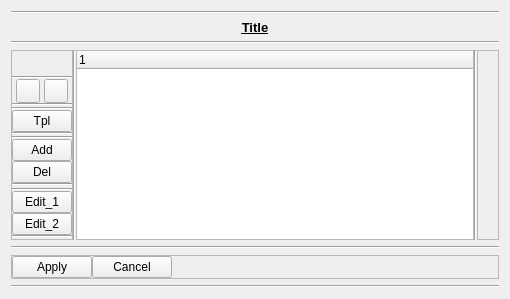
<?xml version="1.0" encoding="UTF-8"?>
<ui version="4.0">
 <class>wg_basicTree</class>
 <widget class="QWidget" name="wg_basicTree">
  <property name="geometry">
   <rect>
    <x>0</x>
    <y>0</y>
    <width>510</width>
    <height>299</height>
   </rect>
  </property>
  <property name="windowTitle">
   <string>Basic Tree</string>
  </property>
  <layout class="QGridLayout" name="gridLayout">
   <item row="5" column="0">
    <widget class="QFrame" name="qf_apply">
     <property name="frameShape">
      <enum>QFrame::StyledPanel</enum>
     </property>
     <layout class="QHBoxLayout" name="hl_apply">
      <property name="spacing">
       <number>0</number>
      </property>
      <property name="margin">
       <number>0</number>
      </property>
      <item>
       <widget class="QPushButton" name="pb_apply">
        <property name="maximumSize">
         <size>
          <width>16777215</width>
          <height>16777215</height>
         </size>
        </property>
        <property name="text">
         <string>Apply</string>
        </property>
        <property name="iconSize">
         <size>
          <width>16</width>
          <height>16</height>
         </size>
        </property>
        <property name="autoDefault">
         <bool>false</bool>
        </property>
        <property name="flat">
         <bool>false</bool>
        </property>
       </widget>
      </item>
      <item>
       <widget class="QPushButton" name="pb_cancel">
        <property name="maximumSize">
         <size>
          <width>16777215</width>
          <height>16777215</height>
         </size>
        </property>
        <property name="text">
         <string>Cancel</string>
        </property>
        <property name="iconSize">
         <size>
          <width>16</width>
          <height>16</height>
         </size>
        </property>
        <property name="autoDefault">
         <bool>false</bool>
        </property>
        <property name="flat">
         <bool>false</bool>
        </property>
       </widget>
      </item>
      <item>
       <spacer name="horizontalSpacer_3">
        <property name="orientation">
         <enum>Qt::Horizontal</enum>
        </property>
        <property name="sizeHint" stdset="0">
         <size>
          <width>40</width>
          <height>20</height>
         </size>
        </property>
       </spacer>
      </item>
     </layout>
    </widget>
   </item>
   <item row="2" column="0">
    <widget class="Line" name="line">
     <property name="orientation">
      <enum>Qt::Horizontal</enum>
     </property>
    </widget>
   </item>
   <item row="3" column="0">
    <layout class="QHBoxLayout" name="hl_tree">
     <property name="spacing">
      <number>0</number>
     </property>
     <item>
      <widget class="QFrame" name="qf_treeEdit_L">
       <property name="sizePolicy">
        <sizepolicy hsizetype="Preferred" vsizetype="Preferred">
         <horstretch>0</horstretch>
         <verstretch>0</verstretch>
        </sizepolicy>
       </property>
       <property name="frameShape">
        <enum>QFrame::StyledPanel</enum>
       </property>
       <layout class="QVBoxLayout" name="vl_treeEdit_L">
        <property name="spacing">
         <number>0</number>
        </property>
        <property name="leftMargin">
         <number>0</number>
        </property>
        <property name="topMargin">
         <number>25</number>
        </property>
        <property name="rightMargin">
         <number>0</number>
        </property>
        <property name="bottomMargin">
         <number>0</number>
        </property>
        <item>
         <widget class="Line" name="line_11">
          <property name="orientation">
           <enum>Qt::Horizontal</enum>
          </property>
         </widget>
        </item>
        <item>
         <widget class="QFrame" name="qf_moveItem">
          <property name="frameShape">
           <enum>QFrame::NoFrame</enum>
          </property>
          <property name="lineWidth">
           <number>0</number>
          </property>
          <layout class="QHBoxLayout" name="hl_moveItem">
           <property name="spacing">
            <number>0</number>
           </property>
           <property name="margin">
            <number>0</number>
           </property>
           <item>
            <widget class="QPushButton" name="pb_itemUp">
             <property name="minimumSize">
              <size>
               <width>24</width>
               <height>24</height>
              </size>
             </property>
             <property name="maximumSize">
              <size>
               <width>24</width>
               <height>24</height>
              </size>
             </property>
             <property name="text">
              <string/>
             </property>
             <property name="iconSize">
              <size>
               <width>16</width>
               <height>16</height>
              </size>
             </property>
             <property name="autoDefault">
              <bool>false</bool>
             </property>
             <property name="flat">
              <bool>false</bool>
             </property>
            </widget>
           </item>
           <item>
            <widget class="QPushButton" name="pb_itemDn">
             <property name="minimumSize">
              <size>
               <width>24</width>
               <height>24</height>
              </size>
             </property>
             <property name="maximumSize">
              <size>
               <width>24</width>
               <height>24</height>
              </size>
             </property>
             <property name="text">
              <string/>
             </property>
             <property name="iconSize">
              <size>
               <width>16</width>
               <height>16</height>
              </size>
             </property>
             <property name="autoDefault">
              <bool>false</bool>
             </property>
             <property name="flat">
              <bool>false</bool>
             </property>
            </widget>
           </item>
          </layout>
         </widget>
        </item>
        <item>
         <widget class="Line" name="line_8">
          <property name="orientation">
           <enum>Qt::Horizontal</enum>
          </property>
         </widget>
        </item>
        <item>
         <spacer name="verticalSpacer_3">
          <property name="orientation">
           <enum>Qt::Vertical</enum>
          </property>
          <property name="sizeHint" stdset="0">
           <size>
            <width>20</width>
            <height>40</height>
           </size>
          </property>
         </spacer>
        </item>
        <item>
         <widget class="Line" name="line_13">
          <property name="orientation">
           <enum>Qt::Horizontal</enum>
          </property>
         </widget>
        </item>
        <item>
         <widget class="QPushButton" name="pb_template">
          <property name="maximumSize">
           <size>
            <width>60</width>
            <height>16777215</height>
           </size>
          </property>
          <property name="text">
           <string>Tpl</string>
          </property>
         </widget>
        </item>
        <item>
         <widget class="Line" name="line_14">
          <property name="orientation">
           <enum>Qt::Horizontal</enum>
          </property>
         </widget>
        </item>
        <item>
         <spacer name="verticalSpacer_5">
          <property name="orientation">
           <enum>Qt::Vertical</enum>
          </property>
          <property name="sizeHint" stdset="0">
           <size>
            <width>20</width>
            <height>40</height>
           </size>
          </property>
         </spacer>
        </item>
        <item>
         <widget class="Line" name="line_7">
          <property name="orientation">
           <enum>Qt::Horizontal</enum>
          </property>
         </widget>
        </item>
        <item>
         <widget class="QPushButton" name="pb_add">
          <property name="maximumSize">
           <size>
            <width>60</width>
            <height>16777215</height>
           </size>
          </property>
          <property name="toolTip">
           <string/>
          </property>
          <property name="text">
           <string>Add</string>
          </property>
          <property name="iconSize">
           <size>
            <width>16</width>
            <height>16</height>
           </size>
          </property>
          <property name="autoDefault">
           <bool>false</bool>
          </property>
          <property name="flat">
           <bool>false</bool>
          </property>
         </widget>
        </item>
        <item>
         <widget class="QPushButton" name="pb_del">
          <property name="maximumSize">
           <size>
            <width>60</width>
            <height>16777215</height>
           </size>
          </property>
          <property name="toolTip">
           <string/>
          </property>
          <property name="text">
           <string>Del</string>
          </property>
          <property name="iconSize">
           <size>
            <width>16</width>
            <height>16</height>
           </size>
          </property>
          <property name="autoDefault">
           <bool>false</bool>
          </property>
          <property name="flat">
           <bool>false</bool>
          </property>
         </widget>
        </item>
        <item>
         <widget class="Line" name="line_9">
          <property name="orientation">
           <enum>Qt::Horizontal</enum>
          </property>
         </widget>
        </item>
        <item>
         <spacer name="verticalSpacer">
          <property name="orientation">
           <enum>Qt::Vertical</enum>
          </property>
          <property name="sizeHint" stdset="0">
           <size>
            <width>20</width>
            <height>40</height>
           </size>
          </property>
         </spacer>
        </item>
        <item>
         <widget class="Line" name="line_10">
          <property name="orientation">
           <enum>Qt::Horizontal</enum>
          </property>
         </widget>
        </item>
        <item>
         <widget class="QPushButton" name="pb_edit1">
          <property name="maximumSize">
           <size>
            <width>60</width>
            <height>16777215</height>
           </size>
          </property>
          <property name="toolTip">
           <string/>
          </property>
          <property name="text">
           <string>Edit_1</string>
          </property>
          <property name="iconSize">
           <size>
            <width>16</width>
            <height>16</height>
           </size>
          </property>
          <property name="autoDefault">
           <bool>false</bool>
          </property>
          <property name="flat">
           <bool>false</bool>
          </property>
         </widget>
        </item>
        <item>
         <widget class="QPushButton" name="pb_edit2">
          <property name="maximumSize">
           <size>
            <width>60</width>
            <height>16777215</height>
           </size>
          </property>
          <property name="toolTip">
           <string/>
          </property>
          <property name="text">
           <string>Edit_2</string>
          </property>
          <property name="iconSize">
           <size>
            <width>16</width>
            <height>16</height>
           </size>
          </property>
          <property name="autoDefault">
           <bool>false</bool>
          </property>
          <property name="flat">
           <bool>false</bool>
          </property>
         </widget>
        </item>
        <item>
         <widget class="Line" name="line_12">
          <property name="orientation">
           <enum>Qt::Horizontal</enum>
          </property>
         </widget>
        </item>
        <item>
         <spacer name="verticalSpacer_2">
          <property name="orientation">
           <enum>Qt::Vertical</enum>
          </property>
          <property name="sizeHint" stdset="0">
           <size>
            <width>20</width>
            <height>40</height>
           </size>
          </property>
         </spacer>
        </item>
       </layout>
      </widget>
     </item>
     <item>
      <widget class="Line" name="line_5">
       <property name="orientation">
        <enum>Qt::Vertical</enum>
       </property>
      </widget>
     </item>
     <item>
      <widget class="QTreeWidget" name="tw_tree">
       <column>
        <property name="text">
         <string notr="true">1</string>
        </property>
       </column>
      </widget>
     </item>
     <item>
      <widget class="Line" name="line_6">
       <property name="orientation">
        <enum>Qt::Vertical</enum>
       </property>
      </widget>
     </item>
     <item>
      <widget class="QFrame" name="qf_treeEdit_R">
       <property name="frameShape">
        <enum>QFrame::StyledPanel</enum>
       </property>
       <layout class="QVBoxLayout" name="vl_treeEdit_R">
        <property name="leftMargin">
         <number>0</number>
        </property>
        <property name="topMargin">
         <number>25</number>
        </property>
        <property name="rightMargin">
         <number>0</number>
        </property>
        <property name="bottomMargin">
         <number>0</number>
        </property>
        <item>
         <spacer name="verticalSpacer_4">
          <property name="orientation">
           <enum>Qt::Vertical</enum>
          </property>
          <property name="sizeHint" stdset="0">
           <size>
            <width>20</width>
            <height>40</height>
           </size>
          </property>
         </spacer>
        </item>
       </layout>
      </widget>
     </item>
    </layout>
   </item>
   <item row="1" column="0">
    <widget class="QLabel" name="l_title">
     <property name="font">
      <font>
       <pointsize>10</pointsize>
       <weight>75</weight>
       <bold>true</bold>
       <underline>true</underline>
      </font>
     </property>
     <property name="text">
      <string>Title</string>
     </property>
     <property name="alignment">
      <set>Qt::AlignCenter</set>
     </property>
    </widget>
   </item>
   <item row="4" column="0">
    <widget class="Line" name="line_2">
     <property name="orientation">
      <enum>Qt::Horizontal</enum>
     </property>
    </widget>
   </item>
   <item row="0" column="0">
    <widget class="Line" name="line_3">
     <property name="orientation">
      <enum>Qt::Horizontal</enum>
     </property>
    </widget>
   </item>
   <item row="6" column="0">
    <widget class="Line" name="line_4">
     <property name="orientation">
      <enum>Qt::Horizontal</enum>
     </property>
    </widget>
   </item>
  </layout>
 </widget>
 <tabstops>
  <tabstop>tw_tree</tabstop>
  <tabstop>pb_itemUp</tabstop>
  <tabstop>pb_itemDn</tabstop>
  <tabstop>pb_add</tabstop>
  <tabstop>pb_del</tabstop>
  <tabstop>pb_edit1</tabstop>
  <tabstop>pb_edit2</tabstop>
  <tabstop>pb_apply</tabstop>
  <tabstop>pb_cancel</tabstop>
 </tabstops>
 <resources/>
 <connections/>
</ui>
